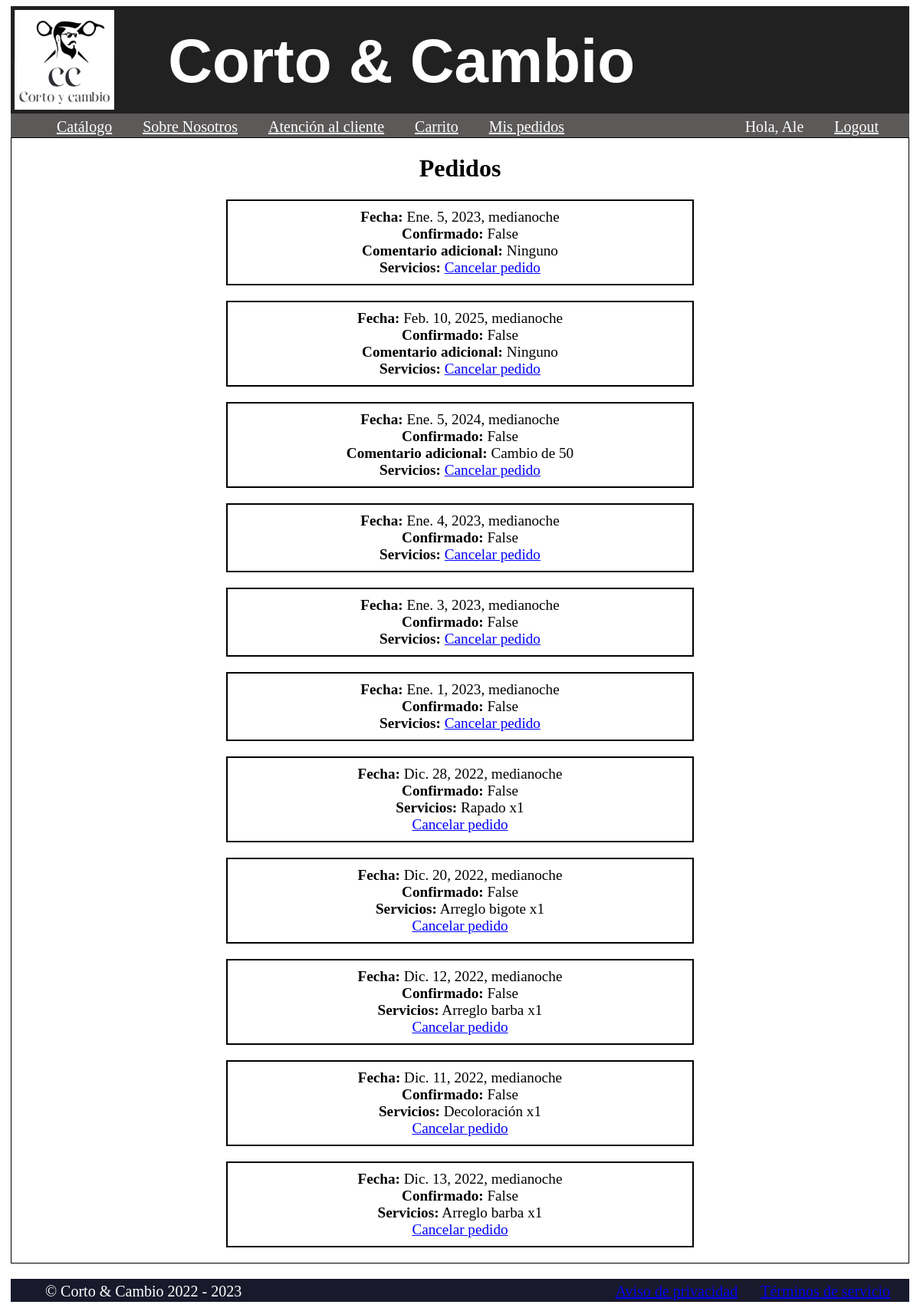
Screenshot of /orders/cancel_order/32 (signed in) with the database file from the repository.
### orders/models.py (models this page shows, shortened)
class Order(models.Model):
    first_name = models.CharField(max_length=50)
    email = models.EmailField()
    created = models.DateTimeField(auto_now_add=True)
    updated = models.DateTimeField(auto_now=True)
    book_date = models.DateTimeField(validators=[MinValueValidator(timezone.now)], null=False)
    confirmed = models.BooleanField(default=False)
    paid = models.BooleanField(default=False)
    comment = models.CharField(max_length=250, default="Ninguno")
    class Meta:
        ordering = ('-created',)

class OrderItem(models.Model):
    order = models.ForeignKey(Order,
            related_name='items',
            on_delete=models.CASCADE)
    product = models.ForeignKey(Product,
            related_name='order_items',
            on_delete=models.CASCADE)
    price = models.DecimalField(max_digits=10, decimal_places=2)
    quantity = models.PositiveIntegerField(default=1)

### shop/models.py (models this page shows, shortened)
class Product(models.Model):
    category = models.ForeignKey(Category,
                                 related_name='products',
                                 on_delete=models.CASCADE)
    name = models.CharField(max_length=200, db_index=True)
    slug = models.SlugField(max_length=200, db_index=True)
    description = models.TextField(blank=True)
    image = models.ImageField(upload_to='products/%Y/%m/%d', blank=True)
    price = models.DecimalField(max_digits=4, decimal_places=2)
    available = models.BooleanField(default=True)
    created = models.DateTimeField(auto_now_add=True)
    updated = models.DateTimeField(auto_now=True)
    class Meta:
        ordering = ('name',)
        index_together = (('id', 'slug'),)

### orders/views.py (the view)
# urls.py: path('cancel_order/<int:id_pedido>', views.cancel_order, name='cancel_order'),
def cancel_order(request, id_pedido):
    orders = Order.objects.all()
    orderItems = OrderItem.objects.all()
    for o in orders:
        if o.id == id_pedido:
            o.delete()
            for i in orderItems:
                if i.order == o:
                    i.delete()
    return my_orders(request)

### orders/views.py (called while the page is built)
@login_required
def my_orders(request):
    orderItems = OrderItem.objects.all()
    orders = Order.objects.all()
    lista = []
    u = request.user
    for o in orders:
        if o.first_name == u.first_name and o.email == u.email:
            lista.append(o)
    return render(request, 'my_orders.html', {'orderItems': orderItems, 'orders': lista})

### orders/templates/my_orders.html
{% extends 'shop/layout.html' %} {% load static %} {% block content %}
<div id="pedidos">
<h1>Pedidos</h1>
{% for order in orders %}
<div id="pedido">
    <span><b>Fecha:</b> {{order.book_date}}</span>
    <br>
    <span><b>Confirmado:</b> {{order.confirmed}}</span>
    <br>
    {% if order.comment != "" %}
    <span><b>Comentario adicional:</b> {{order.comment}}</span>
    <br>
    {% endif %}
    <span><b>Servicios:</b>
        {% for i in orderItems %}
            {% if i.order == order %}
                {{i.product.name}} x{{i.quantity}}<br>
            {% endif %}
        {% endfor %}
    </span>
    <a id="enlace" href="cancel_order/{{order.id}}">Cancelar pedido</a>
</div>
{% endfor %}
</div>
{% endblock %}

### shop/templates/shop/layout.html (shortened to what this page needs)
{% load static %}
<!DOCTYPE html>
<html lang="esp">
  <head>
    <link rel="stylesheet" type="text/css" href="{% static 'style.css' %}/">
</head>
<body>
  <div id="container">
  <header>
      <a href="{% url 'shop:inicio' %}">
        <image src="{% static 'CortoYCambio.png' %}" alt="logo" id="logo">
      </a>
      <h1 id="titulo">Corto & Cambio</h1>
  </header>
    <nav>
      <ul>
        <div id="botones_funcion">
          <li><a id="textoMenu" href="{% url 'shop:product_list' %}">Catálogo</a></li>
          <li><a id="textoMenu" href="{% url 'shop:sobre_nosotros' %}">Sobre Nosotros</a></li>
          <li><a id="textoMenu" href="{% url 'shop:atencion_cliente' %}">Atención al cliente</a></li>
          <li><a id="textoMenu" href="{% url 'cart:cart_detail' %}">Carrito</a></li>
          <li><a id="textoMenu" href="{% url 'orders:my_orders' %}">Mis pedidos</a></li>
        </div>
        <div id="botones_sesion">
            {% if request.user.is_authenticated %}
              <li>Hola, {{ request.user.first_name }}</li>
              <li><a href="{% url "logout" %}">Logout</a></li>
            {% else %}
              <li><a href="{% url 'register' %}">Registrarse</a></li>
              <li><a href="{% url 'login' %}">Iniciar sesión</a></li>
            {% endif %}
        </div>
          </ul>
    </nav>
      <div id="content">
        {% block content %}
        {% endblock content %}
      </div>
    </body>
    <footer>
        <ul>
          <li>&copy; Corto & Cambio 2022 - 2023</li>
          <li id="terminos"><a target="blank" href="{% static 'terminos_de_servicio.pdf' %}">Términos de servicio</a></li>
          <li id="terminos"><a target="blank" href="{% static 'aviso_de_privacidad.pdf' %}">Aviso de privacidad</a></li>
        </ul>
    </footer>
</html>

### shop/static/style.css (style rules this page uses)
body { background-color: white; }
#container { width: 99%; margin: auto; }
header { background-color: rgb(34, 33, 33); color: white; height: 140px; display: flex; }
#logo { width: 130px; height: 130px; padding-top: 5px; padding-left: 5px; }
#titulo { margin-left: 6%; font-size: 80px; line-height: 35px; font-family: Arial, Helvetica, sans-serif; }
nav { background-color: rgb(92, 89, 89); height: 30px; font-size: 20px; padding-top: 1px; }
nav ul li { color: white; float: left; list-style: none; margin-left: 20px; margin-right: 20px; margin-top: -15px; }
nav #botones_funcion { float: left; }
nav #botones_sesion { float: right; margin-right: 20px; }
nav a:link, a:visited { color: white; }
#content { min-height: 365px; background-color: white; border: 1px solid black; }
footer { background-color: rgb(25, 25, 44); color: white; font-size: 20px; height: 30px; }
footer ul li { float: left; list-style: none; padding: 5px; }
#terminos { float: right; margin-right: 20px; }
#enlace { color: blue; }
#pedidos { text-align: center; }
#login, #register, #reserva, #pedido { border: 2px solid black; margin: auto; margin-top: 20px; margin-bottom: 20px; max-width: 50%; padding: 10px; font-size: larger; }

### rows the page displays
Order: book_date "Ene. 5, 2023, medianoche", confirmed "False", comment "Ninguno"
Order: book_date "Feb. 10, 2025, medianoche", confirmed "False", comment "Ninguno"
Order: book_date "Ene. 5, 2024, medianoche", confirmed "False", comment "Cambio de 50"
Order: book_date "Ene. 4, 2023, medianoche", confirmed "False"
Order: book_date "Ene. 3, 2023, medianoche", confirmed "False"
Order: book_date "Ene. 1, 2023, medianoche", confirmed "False"
Order: book_date "Dic. 28, 2022, medianoche", confirmed "False"
OrderItem: product.name "Rapado", quantity "1"
Order: book_date "Dic. 20, 2022, medianoche", confirmed "False"
OrderItem: product.name "Arreglo bigote", quantity "1"
Order: book_date "Dic. 12, 2022, medianoche", confirmed "False"
OrderItem: product.name "Arreglo barba", quantity "1"
Order: book_date "Dic. 11, 2022, medianoche", confirmed "False"
OrderItem: product.name "Decoloración", quantity "1"
Order: book_date "Dic. 13, 2022, medianoche", confirmed "False"
OrderItem: product.name "Arreglo barba", quantity "1"

### other values shown
{{ request.user.first_name }} "Ale"
